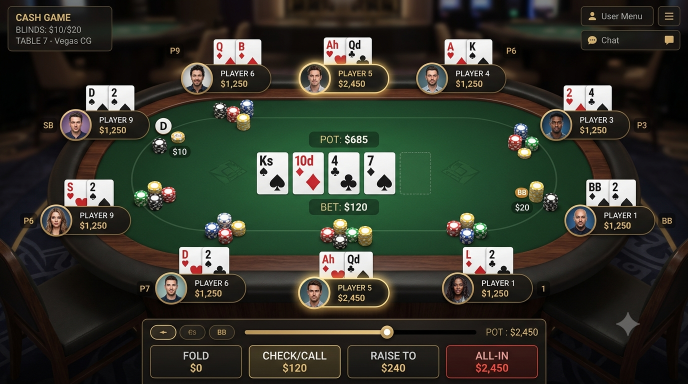
#> input picture FE/poker_room.png, 1376 x 768 px, found by its file name (shown at 1/2 size)
$ python crop_assets.py
#> lines starting #> are read from the running program, lines starting #| are printed output that depends on the picture
import os
from PIL import Image

# Open the original image
img_path = "/home/dev_ntd/Know_Block/Know_Ledge_Block/FE/poker_room.png"
img = Image.open(img_path)
#> img is the input picture: PIL image 1376x768 RGBA; mean R, G, B, A 52.2, 54.4, 44.1, 255
width, height = img.size
#> width = 1376; height = 768

# Target folder for cropped assets
output_dir = "/home/dev_ntd/Know_Block/Know_Ledge_Block/FE/public/images"
os.makedirs(output_dir, exist_ok=True)

# 1. Crop Dealer
# Horizontal: centered around width/2 (728)
# Vertical: below header (approx Y=46) to table inner rim (approx Y=250)
dealer_box = (620, 46, 836, 250)
dealer_img = img.crop(dealer_box)
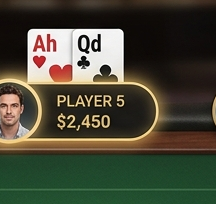
#> dealer_img: PIL image 216x204 RGBA; mean R, G, B, A 72.3, 72.2, 55.6, 255
dealer_img.save(os.path.join(output_dir, "dealer.png"))

# 2. Crop Chips Tray (in front of dealer)
# Horizontal: centered around 728
# Vertical: approx Y=228 to Y=268
chips_box = (644, 226, 818, 270)
chips_img = img.crop(chips_box)
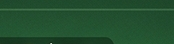
#> chips_img: PIL image 174x44 RGBA; mean R, G, B, A 34.3, 79.3, 47.2, 255
chips_img.save(os.path.join(output_dir, "chips_tray.png"))

# 3. Crop Deck Shooter (acrylic box left of chips tray)
# Vertical: Y=190 to Y=255
deck_box = (510, 190, 564, 255)
deck_img = img.crop(deck_box)
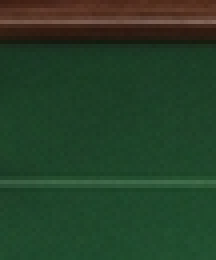
#> deck_img: PIL image 54x65 RGBA (shown 4 times larger); mean R, G, B, A 37.1, 63.9, 40.1, 255
deck_img.save(os.path.join(output_dir, "deck_shooter.png"))

# 4. Crop Discard Shoe (acrylic box right of chips tray)
# Vertical: Y=180 to Y=265
discard_box = (870, 180, 982, 265)
discard_img = img.crop(discard_box)
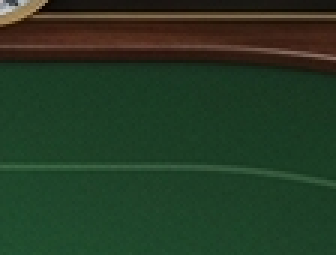
#> discard_img: PIL image 112x85 RGBA (shown 3 times larger); mean R, G, B, A 37.2, 57.9, 36.3, 255
discard_img.save(os.path.join(output_dir, "discard_shoe.png"))

print("Cropped assets generated successfully!")

$ run again, with FE/poker_tablet.png copied over FE/poker_room.png
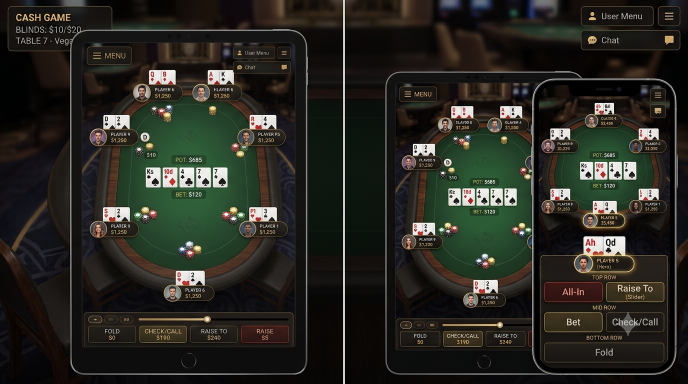
#> input picture FE/poker_tablet.png, 1376 x 768 px, found by its file name (shown at 1/2 size)
#> img is the input picture: PIL image 1376x768 RGBA; mean R, G, B, A 39.8, 40.1, 33.3, 255
#> `dealer_img = img.crop(dealer_box)`:
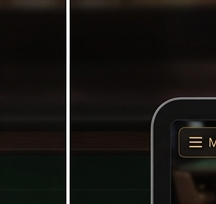
#> dealer_img: PIL image 216x204 RGBA; mean R, G, B, A 22.6, 20.8, 17.6, 255
#> `discard_img = img.crop(discard_box)`:
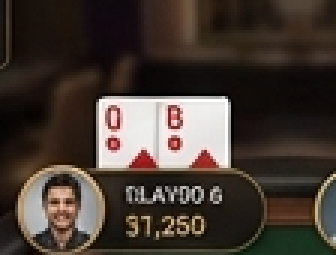
#> discard_img: PIL image 112x85 RGBA (shown 3 times larger); mean R, G, B, A 68.6, 58, 50.5, 255
